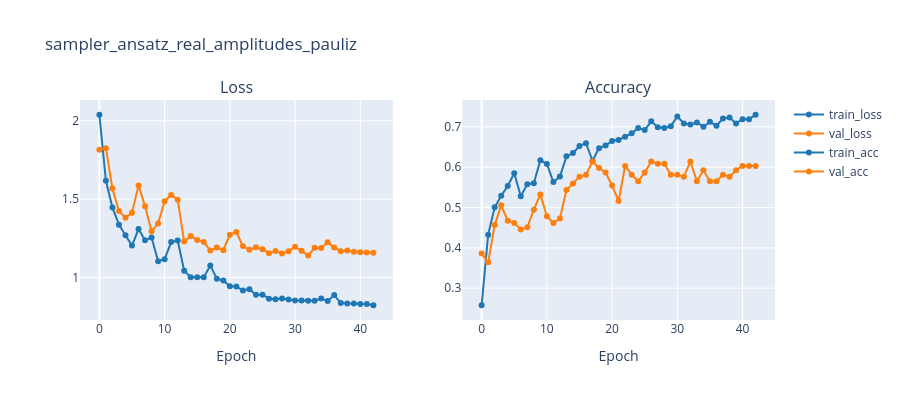

Here is the notebook cell this chart was saved with:
### Markdown cell above
## Training curves

### Code cell
import pandas as pd
import plotly.graph_objects as go
from plotly.subplots import make_subplots

TRAIN_COLOR = "#1f77b4"
VAL_COLOR = "#ff7f0e"

metrics = pd.read_csv(f"{trainer.logger.log_dir}/metrics.csv")

fig = make_subplots(rows=1, cols=2, subplot_titles=("Loss", "Accuracy"))
for cols, col_idx in [(["train_loss", "val_loss"], 1), (["train_acc", "val_acc"], 2)]:
    for col in cols:
        if col not in metrics:
            continue
        subset = metrics.dropna(subset=[col])
        color = TRAIN_COLOR if col.startswith("train") else VAL_COLOR
        fig.add_trace(
            go.Scatter(
                x=subset["epoch"],
                y=subset[col],
                mode="lines+markers",
                name=col,
                line=dict(color=color),
                marker=dict(color=color),
            ),
            row=1,
            col=col_idx,
        )

fig.update_xaxes(title_text="Epoch")
fig.update_layout(height=400, width=900, title_text="sampler_ansatz_real_amplitudes_pauliz")
fig.show()

### Figure 1 — Plotly figure (JSON) as saved in the notebook; plotly's stock layout.template omitted (floating-point values rounded to 4 significant figures)
{"data": [{"line": {"color": "#1f77b4"}, "marker": {"color": "#1f77b4"}, "mode": "lines+markers", "name": "train_loss", "type": "scatter", "x": [0, 1, 2, 3, 4, 5, 6, 7, 8, 9, 10, 11, 12, 13, 14, 15, 16, 17, 18, 19, 20, 21, 22, 23, 24, 25, 26, 27, 28, 29, 30, 31, 32, 33, 34, 35, 36, 37, 38, 39, 40, 41, 42], "xaxis": "x", "y": [2.038, 1.617, 1.446, 1.338, 1.27, 1.204, 1.31, 1.238, 1.255, 1.105, 1.118, 1.226, 1.236, 1.043, 1.002, 1.002, 1.002, 1.078, 0.9928, 0.9819, 0.9455, 0.9427, 0.9182, 0.9266, 0.8906, 0.8909, 0.8658, 0.8626, 0.8665, 0.8608, 0.8536, 0.8543, 0.8523, 0.8529, 0.8663, 0.8512, 0.8884, 0.8378, 0.8348, 0.8348, 0.8324, 0.8317, 0.8238], "yaxis": "y"}, {"line": {"color": "#ff7f0e"}, "marker": {"color": "#ff7f0e"}, "mode": "lines+markers", "name": "val_loss", "type": "scatter", "x": [0, 1, 2, 3, 4, 5, 6, 7, 8, 9, 10, 11, 12, 13, 14, 15, 16, 17, 18, 19, 20, 21, 22, 23, 24, 25, 26, 27, 28, 29, 30, 31, 32, 33, 34, 35, 36, 37, 38, 39, 40, 41, 42], "xaxis": "x", "y": [1.815, 1.825, 1.568, 1.425, 1.382, 1.414, 1.588, 1.455, 1.296, 1.345, 1.487, 1.527, 1.497, 1.23, 1.265, 1.239, 1.227, 1.172, 1.192, 1.175, 1.274, 1.291, 1.201, 1.178, 1.193, 1.181, 1.156, 1.169, 1.154, 1.168, 1.197, 1.171, 1.141, 1.19, 1.188, 1.226, 1.192, 1.168, 1.173, 1.164, 1.161, 1.16, 1.159], "yaxis": "y"}, {"line": {"color": "#1f77b4"}, "marker": {"color": "#1f77b4"}, "mode": "lines+markers", "name": "train_acc", "type": "scatter", "x": [0, 1, 2, 3, 4, 5, 6, 7, 8, 9, 10, 11, 12, 13, 14, 15, 16, 17, 18, 19, 20, 21, 22, 23, 24, 25, 26, 27, 28, 29, 30, 31, 32, 33, 34, 35, 36, 37, 38, 39, 40, 41, 42], "xaxis": "x2", "y": [0.2578, 0.4328, 0.5007, 0.5292, 0.5536, 0.5848, 0.5278, 0.5577, 0.5604, 0.6174, 0.6079, 0.5631, 0.5767, 0.6269, 0.635, 0.6526, 0.6594, 0.616, 0.6472, 0.654, 0.6649, 0.6676, 0.6757, 0.6839, 0.6974, 0.692, 0.7137, 0.6988, 0.6974, 0.7015, 0.7259, 0.7083, 0.7056, 0.711, 0.7001, 0.7123, 0.7028, 0.7205, 0.7232, 0.7083, 0.7191, 0.7191, 0.73], "yaxis": "y2"}, {"line": {"color": "#ff7f0e"}, "marker": {"color": "#ff7f0e"}, "mode": "lines+markers", "name": "val_acc", "type": "scatter", "x": [0, 1, 2, 3, 4, 5, 6, 7, 8, 9, 10, 11, 12, 13, 14, 15, 16, 17, 18, 19, 20, 21, 22, 23, 24, 25, 26, 27, 28, 29, 30, 31, 32, 33, 34, 35, 36, 37, 38, 39, 40, 41, 42], "xaxis": "x2", "y": [0.3859, 0.3641, 0.4565, 0.5054, 0.4674, 0.462, 0.4457, 0.4511, 0.4946, 0.5326, 0.4783, 0.462, 0.4728, 0.5435, 0.5598, 0.5761, 0.5815, 0.6141, 0.5978, 0.587, 0.5543, 0.5163, 0.6033, 0.5815, 0.5652, 0.587, 0.6141, 0.6087, 0.6087, 0.5815, 0.5815, 0.5761, 0.6141, 0.5652, 0.5924, 0.5652, 0.5652, 0.5815, 0.5761, 0.5924, 0.6033, 0.6033, 0.6033], "yaxis": "y2"}], "layout": {"annotations": [{"font": {"size": 16}, "showarrow": false, "text": "Loss", "x": 0.225, "xanchor": "center", "xref": "paper", "y": 1, "yanchor": "bottom", "yref": "paper"}, {"font": {"size": 16}, "showarrow": false, "text": "Accuracy", "x": 0.775, "xanchor": "center", "xref": "paper", "y": 1, "yanchor": "bottom", "yref": "paper"}], "height": 400, "title": {"text": "sampler_ansatz_real_amplitudes_pauliz"}, "width": 900, "xaxis": {"anchor": "y", "domain": [0, 0.45], "title": {"text": "Epoch"}}, "xaxis2": {"anchor": "y2", "domain": [0.55, 1], "title": {"text": "Epoch"}}, "yaxis": {"anchor": "x", "domain": [0, 1]}, "yaxis2": {"anchor": "x2", "domain": [0, 1]}}}
